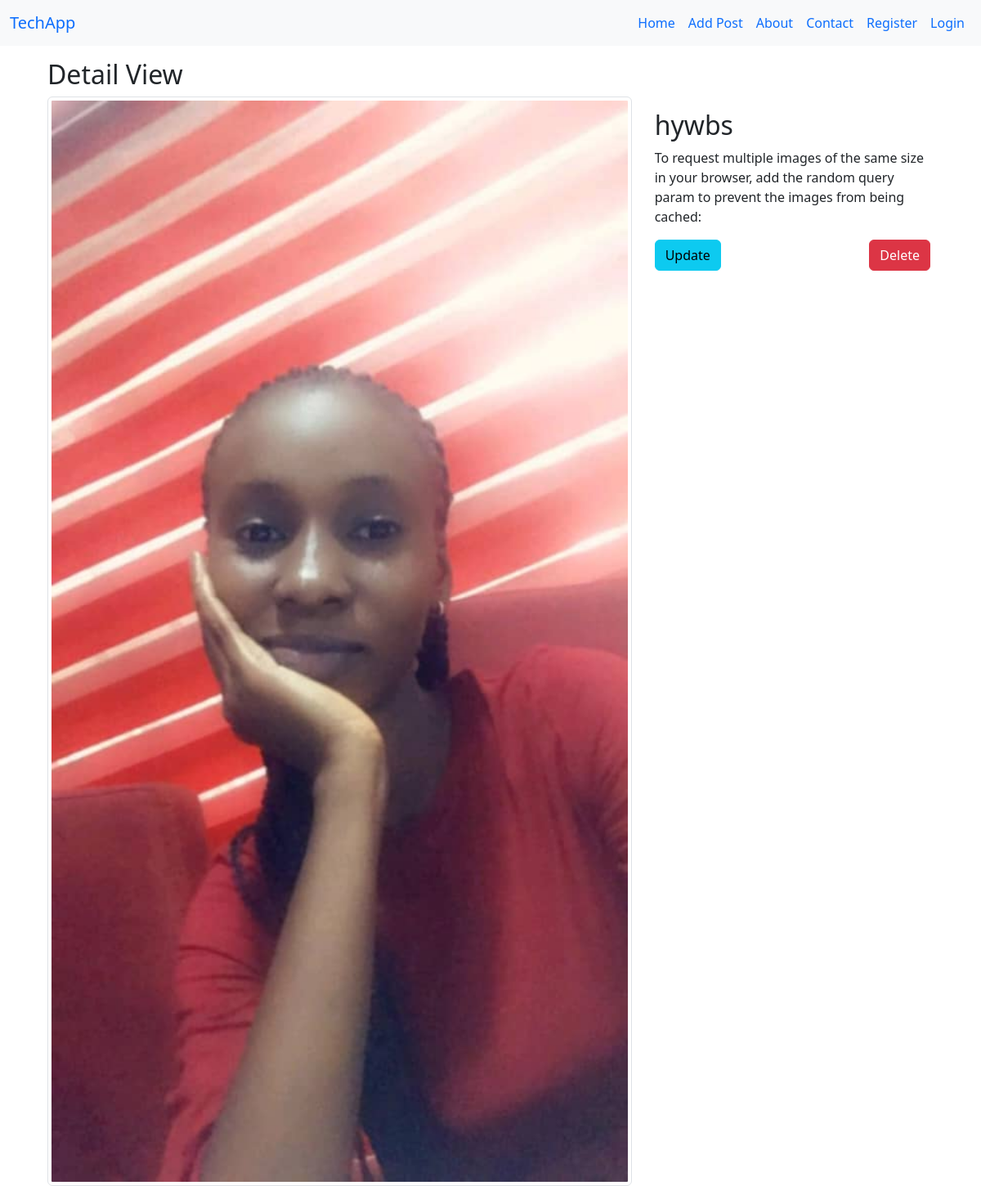
Screenshot of /detail/3/ with the database file from the repository.
### techApp/models.py (models this page shows)
class Post(models.Model):
    title=models.CharField(max_length=100,blank=False,null=False)
    discriptions=models.TextField(blank=False, null=False)
    image = ImageField()
    def __str__(self):
        return self.title

### techApp/views.py (the view)
# urls.py: path('detail/<int:pk>/', PostDetailView.as_view(), name = 'detail'),
class PostDetailView(DetailView):
    template_name = 'detail.html'
    model = Post

### template/detail.html (shortened to what this page needs)
{% extends 'base.html' %}
{% block body %}
<div class="container">
    <div class="row p-3">
        <h2>Detail View</h2>
        <div class="col-md-8">
            <img class="img-thumbnail" src="{{object.image.url}}" alt="{{object}}" style="width:100%; height:auto">
        </div>
        <div class="col-md-4 p-3">
            <h2>{{object.title}}</h2>
            <p>{{object.discriptions}}</p>
            <a class="btn btn-danger float-end" href="{% url 'delete' pk=post.pk %}">Delete</a>
            <a class="btn btn-info float-start" href="{% url 'update' pk=post.pk %}">Update</a>
        </div>
    </div>
</div>
{% endblock body %}

### rows the page displays
Post: image (picture), title "hywbs", discriptions "To request multiple images of the same size in your browser, add the random query param to prevent the images from being cached:"
